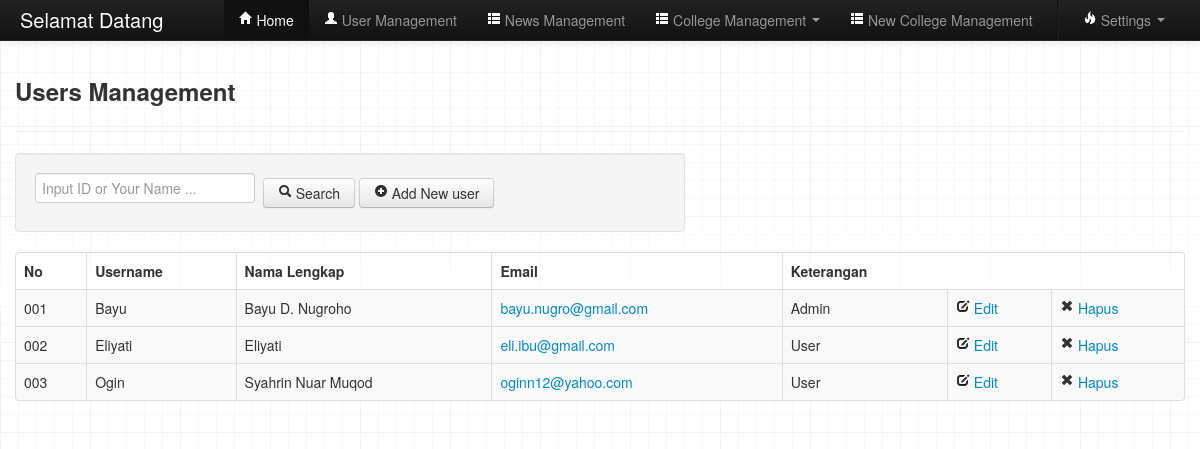
The app's page /admin/Tampil-User.php with its own data.
### tables this page shows
CREATE TABLE IF NOT EXISTS `user` (
  `iduser` varchar(50) NOT NULL DEFAULT '',
  `username` varchar(13) DEFAULT NULL,
  `password` varchar(10) DEFAULT NULL,
  `namalengkap` varchar(30) DEFAULT NULL,
  `email` varchar(25) DEFAULT NULL,
  `level` varchar(25) NOT NULL DEFAULT 'user',
  PRIMARY KEY (`iduser`)
);

### admin/Tampil-User.php (the view, shortened to what this page needs)
<?php
	include 'Admin.php';
?>
<!DOCTYPE html PUBLIC "-//W3C//DTD XHTML 1.0 Transitional//EN" "http://www.w3.org/TR/xhtml1/DTD/xhtml1-transitional.dtd">
<html xmlns="http://www.w3.org/1999/xhtml">
<head>
	<link rel="stylesheet" type="text/css" href="../style/bootstrap/css/bootstrap.css" />
	<link rel="stylesheet" type="text/css" href="../style/bootstrap/css/bootstrap.min.css" />
	<link rel="stylesheet" type="text/css" href="../style/bootstrap/css/bootstrap-responsive.css" />
	<link rel="stylesheet" type="text/css" href="../style/bootstrap/css/bootstrap-responsive.min.css" />
</head>
<body>
		<div class="container">
			<div class="row">
				<div class="span12">
					<form class="form-horizontal">
						<h3>Users Management</h3><hr>
					</form>
				</div>
				<div class="span7">
					<fieldset>
						<form class="form-stacked well" method="POST" action="">
								<input type="text" placeholder="Input ID or Your Name ..."> &nbsp;<a class="btn"><li class="icon-search "></li> Search</a>&nbsp;<a class="btn" href="AddUser.php"><li class="icon-plus-sign"></li> Add New user</a>
						</form>
					</fieldset>
				</div>
			</div>
			<div class="row">
				<div class="span12">
					<form class="form-vertical">
						<table class="table table-striped table-bordered table-hover">
							<thead>
								<tr>
									<th>No</th>
									<th>Username</th>
									<th>Nama Lengkap</th>
									<th>Email</th>
									<th>Keterangan</th>
								</tr>
							</thead>
							<?php
 								$tampil = mysql_query("SELECT * FROM user ORDER BY iduser");
								 while ( $hasil = mysql_fetch_array($tampil)) {
									echo "	<tbody>
												<tr>
													<td>$hasil[iduser]</td>
													<td>$hasil[username]</td>
													<td>$hasil[namalengkap]</td>
													<td><a href=mailto:$hasil[email]>$hasil[email]</a></td>
													<td>$hasil[level]</td>
													<td><a href=EditUser.php?iduser=$hasil[iduser]><i class='icon-edit'></i> Edit</a></td>
													<td><a href=../controller/delete.php?iduser=$hasil[iduser] onclick=confirmDelete()><i class='icon-remove'></i> Hapus</a></td>
												</tr>
											</tbody
										 ";
								 }
								?>
					</form>
				</div>
			</div>
		</div>
</body>
</html>

### admin/Admin.php (shortened to what this page needs)
<!DOCTYPE html PUBLIC "-//W3C//DTD XHTML 1.0 Transitional//EN" "http://www.w3.org/TR/xhtml1/DTD/xhtml1-transitional.dtd">
<html xmlns="http://www.w3.org/1999/xhtml">
<head>
	<link rel="stylesheet" type="text/css" href="../style/bootstrap/css/bootstrap-responsive.css" />
	<link rel="stylesheet" type="text/css" href="../style/bootstrap/css/bootstrap-responsive.min.css" />
	<link rel="stylesheet" type="text/css" href="../style/bootstrap/css/bootstrap.css" />
	<link rel="stylesheet" type="text/css" href="../style/bootstrap/css/bootstrap.min.css" />
	<link rel="stylesheet" type="text/css" href="../style/default.css"/>
</head>
<body>
	<div class="container">
		<div class="row">
			<div class="span12">
				<div class="navbar navbar-inverse navbar-fixed-top">
				        <div class ="navbar-inner">
				            <div class="container-fluid">
				                <a class="brand" href="Admin.php"><?php echo "Selamat Datang ".$_SESSION['username'];?></a>
				                <div class="nav-collapse">
				                    <ul class="nav nav pull-right">
				           				<li class="active"><a href="Admin.php"><i class="icon-home icon-white"></i> Home</a></li>
				           				<li class=""><a href="Tampil-User.php"><i class="icon-user icon-white"></i> User Management</a></li>
				           				<li class=""><a href="Tampil-News.php"><i class="icon-th-list icon-white"></i> News Management</a></li>
				           				<li class="dropdown">
				           					<a href="Tampil-Mhs.php" class="dropdown-toggle" data-toggle="dropdown"><i class="icon-th-list icon-white"></i> College Management <strong class="caret"></strong></a>
				           				</li>
				           				<li class=""><a href="Tampil-Cln.php"><i class="icon-th-list icon-white"></i> New College Management</a></li>
				           				<li class="divider-vertical"></li>
				           				<li class="dropdown">
				           					<a href="###" class="dropdown-toggle" data-toggle="dropdown"><i class="icon-fire icon-white"></i> Settings <strong class="caret"></strong></a>
				           				</li>
				                    </ul>
				                </div>
				            </div>
				        </div>
				    </div>
				</div>
			</div>
	</div>
</body>
</html>

### style/default.css (style rules this page uses)
body { background-image: url('../img/grid-18px-masked.png'); }
.well { background-color:#F8F8F8; }

### admin/Admin.php (style rules this page uses)
body { padding-top: 60px; }

### admin/Tampil-User.php (style rules this page uses)
body { background-image:url(../img/grid-18px-masked.png); background-repeat:repeat; }

### records on screen
user: iduser "001", username "Bayu", namalengkap "Bayu D. Nugroho", email "bayu.nugro@gmail.com", level "Admin"
user: iduser "002", username "Eliyati", namalengkap "Eliyati", email "eli.ibu@gmail.com", level "User"
user: iduser "003", username "Ogin", namalengkap "Syahrin Nuar Muqod", email "oginn12@yahoo.com", level "User"
